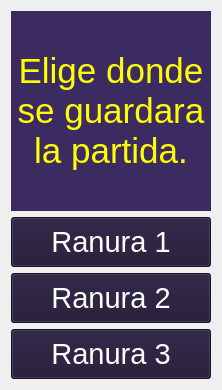
        <widget class="QWidget" name="SelectSaveSlot">
         <property name="maximumSize">
          <size>
           <width>1800</width>
           <height>1080</height>
          </size>
         </property>
         <layout class="QVBoxLayout" name="verticalLayout_14">
          <item>
           <widget class="QLabel" name="descSelectSaveSlot">
            <property name="minimumSize">
             <size>
              <width>200</width>
              <height>200</height>
             </size>
            </property>
            <property name="maximumSize">
             <size>
              <width>1200</width>
              <height>1000</height>
             </size>
            </property>
            <property name="font">
             <font>
              <family>MS Sans Serif</family>
             </font>
            </property>
            <property name="styleSheet">
             <string notr="true">background-color: #3c2b61</string>
            </property>
            <property name="text">
             <string>&lt;html&gt;&lt;head/&gt;&lt;body&gt;&lt;p align=&quot;center&quot;&gt;&lt;span style=&quot; font-size:26pt; color:#ffff00;&quot;&gt;Elige donde se guardara la partida.&lt;/span&gt;&lt;/p&gt;&lt;/body&gt;&lt;/html&gt;</string>
            </property>
            <property name="wordWrap">
             <bool>true</bool>
            </property>
           </widget>
          </item>
          <item>
           <widget class="QPushButton" name="boton_Ranura1">
            <property name="sizePolicy">
             <sizepolicy hsizetype="Preferred" vsizetype="Minimum">
              <horstretch>0</horstretch>
              <verstretch>0</verstretch>
             </sizepolicy>
            </property>
            <property name="minimumSize">
             <size>
              <width>150</width>
              <height>50</height>
             </size>
            </property>
            <property name="maximumSize">
             <size>
              <width>1800</width>
              <height>125</height>
             </size>
            </property>
            <property name="font">
             <font>
              <family>MS Sans Serif</family>
              <pointsize>22</pointsize>
             </font>
            </property>
            <property name="cursor">
             <cursorShape>PointingHandCursor</cursorShape>
            </property>
            <property name="layoutDirection">
             <enum>Qt::RightToLeft</enum>
            </property>
            <property name="styleSheet">
             <string notr="true">color: white;
background-color: #1e1532;</string>
            </property>
            <property name="text">
             <string>Ranura 1</string>
            </property>
           </widget>
          </item>
          <item>
           <widget class="QPushButton" name="boton_Ranura2">
            <property name="sizePolicy">
             <sizepolicy hsizetype="Preferred" vsizetype="Minimum">
              <horstretch>0</horstretch>
              <verstretch>0</verstretch>
             </sizepolicy>
            </property>
            <property name="minimumSize">
             <size>
              <width>150</width>
              <height>50</height>
             </size>
            </property>
            <property name="maximumSize">
             <size>
              <width>1800</width>
              <height>125</height>
             </size>
            </property>
            <property name="font">
             <font>
              <family>MS Sans Serif</family>
              <pointsize>22</pointsize>
             </font>
            </property>
            <property name="cursor">
             <cursorShape>PointingHandCursor</cursorShape>
            </property>
            <property name="layoutDirection">
             <enum>Qt::RightToLeft</enum>
            </property>
            <property name="styleSheet">
             <string notr="true">color: white;
background-color: #1e1532;</string>
            </property>
            <property name="text">
             <string>Ranura 2</string>
            </property>
           </widget>
          </item>
          <item>
           <widget class="QPushButton" name="boton_Ranura3">
            <property name="sizePolicy">
             <sizepolicy hsizetype="Preferred" vsizetype="Minimum">
              <horstretch>0</horstretch>
              <verstretch>0</verstretch>
             </sizepolicy>
            </property>
            <property name="minimumSize">
             <size>
              <width>150</width>
              <height>50</height>
             </size>
            </property>
            <property name="maximumSize">
             <size>
              <width>1800</width>
              <height>125</height>
             </size>
            </property>
            <property name="font">
             <font>
              <family>MS Sans Serif</family>
              <pointsize>22</pointsize>
             </font>
            </property>
            <property name="cursor">
             <cursorShape>PointingHandCursor</cursorShape>
            </property>
            <property name="layoutDirection">
             <enum>Qt::RightToLeft</enum>
            </property>
            <property name="styleSheet">
             <string notr="true">color: white;
background-color: #1e1532;</string>
            </property>
            <property name="text">
             <string>Ranura 3</string>
            </property>
           </widget>
          </item>
         </layout>
        </widget>
